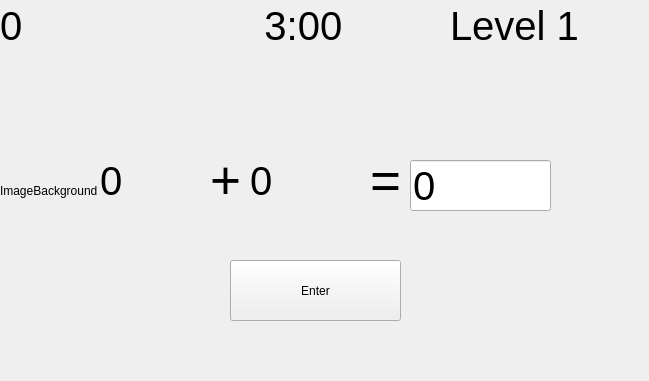
<?xml version="1.0" encoding="UTF-8"?>
<ui version="4.0">
 <class>Form</class>
 <widget class="QWidget" name="Form">
  <property name="geometry">
   <rect>
    <x>0</x>
    <y>0</y>
    <width>649</width>
    <height>381</height>
   </rect>
  </property>
  <property name="minimumSize">
   <size>
    <width>649</width>
    <height>381</height>
   </size>
  </property>
  <property name="maximumSize">
   <size>
    <width>649</width>
    <height>381</height>
   </size>
  </property>
  <property name="windowTitle">
   <string>Form</string>
  </property>
  <widget class="QLabel" name="label">
   <property name="geometry">
    <rect>
     <x>0</x>
     <y>0</y>
     <width>649</width>
     <height>381</height>
    </rect>
   </property>
   <property name="minimumSize">
    <size>
     <width>649</width>
     <height>381</height>
    </size>
   </property>
   <property name="maximumSize">
    <size>
     <width>649</width>
     <height>381</height>
    </size>
   </property>
   <property name="text">
    <string>ImageBackground</string>
   </property>
  </widget>
  <widget class="QLabel" name="label_2">
   <property name="geometry">
    <rect>
     <x>450</x>
     <y>0</y>
     <width>191</width>
     <height>51</height>
    </rect>
   </property>
   <property name="font">
    <font>
     <pointsize>30</pointsize>
    </font>
   </property>
   <property name="text">
    <string>Level 1</string>
   </property>
  </widget>
  <widget class="QLabel" name="label_3">
   <property name="geometry">
    <rect>
     <x>100</x>
     <y>140</y>
     <width>111</width>
     <height>81</height>
    </rect>
   </property>
   <property name="font">
    <font>
     <pointsize>30</pointsize>
    </font>
   </property>
   <property name="text">
    <string>0</string>
   </property>
  </widget>
  <widget class="QLabel" name="label_4">
   <property name="geometry">
    <rect>
     <x>250</x>
     <y>140</y>
     <width>111</width>
     <height>81</height>
    </rect>
   </property>
   <property name="font">
    <font>
     <pointsize>30</pointsize>
    </font>
   </property>
   <property name="text">
    <string>0</string>
   </property>
  </widget>
  <widget class="QLabel" name="label_5">
   <property name="geometry">
    <rect>
     <x>210</x>
     <y>160</y>
     <width>41</width>
     <height>41</height>
    </rect>
   </property>
   <property name="font">
    <font>
     <pointsize>40</pointsize>
    </font>
   </property>
   <property name="text">
    <string>+</string>
   </property>
  </widget>
  <widget class="QLabel" name="label_6">
   <property name="geometry">
    <rect>
     <x>370</x>
     <y>160</y>
     <width>41</width>
     <height>41</height>
    </rect>
   </property>
   <property name="font">
    <font>
     <pointsize>40</pointsize>
    </font>
   </property>
   <property name="text">
    <string>=</string>
   </property>
  </widget>
  <widget class="QLineEdit" name="lineEdit">
   <property name="geometry">
    <rect>
     <x>410</x>
     <y>160</y>
     <width>141</width>
     <height>51</height>
    </rect>
   </property>
   <property name="font">
    <font>
     <pointsize>30</pointsize>
    </font>
   </property>
   <property name="text">
    <string>0</string>
   </property>
  </widget>
  <widget class="QLabel" name="label_7">
   <property name="geometry">
    <rect>
     <x>220</x>
     <y>0</y>
     <width>201</width>
     <height>51</height>
    </rect>
   </property>
   <property name="font">
    <font>
     <pointsize>30</pointsize>
    </font>
   </property>
   <property name="text">
    <string>    3:00</string>
   </property>
  </widget>
  <widget class="QPushButton" name="entButton">
   <property name="geometry">
    <rect>
     <x>230</x>
     <y>260</y>
     <width>171</width>
     <height>61</height>
    </rect>
   </property>
   <property name="text">
    <string>Enter</string>
   </property>
  </widget>
  <widget class="QLabel" name="label_8">
   <property name="geometry">
    <rect>
     <x>0</x>
     <y>0</y>
     <width>191</width>
     <height>51</height>
    </rect>
   </property>
   <property name="font">
    <font>
     <pointsize>30</pointsize>
    </font>
   </property>
   <property name="text">
    <string>0</string>
   </property>
  </widget>
 </widget>
 <resources/>
 <connections/>
</ui>
